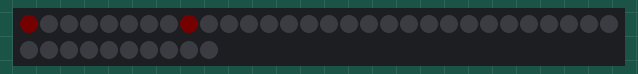
A sketch run on a simulated Arduino Uno, built with avr-gcc and run on an emulated ATmega328P. Shown: 40 RGB LEDs in strip order, left to right, continuing on the next row. Dim RGB values are drawn brighter than linear.

Above: at 0.15 s.
At 0.66 s:
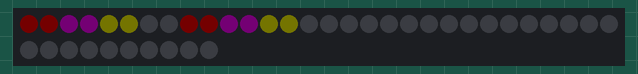
At 1.27 s:
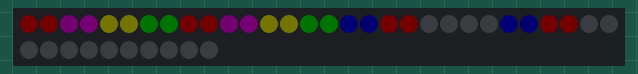
At 1.77 s:
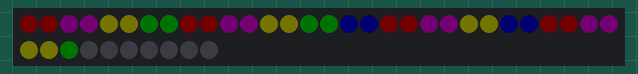
At 2.5 s:
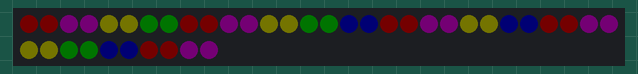

The sketch:

squares.ino
```cpp
int rows;
int cols;
static uint8_t hue = 0;
#include <FastLED.h>

#define NUM_LEDS 40
#define DATA_PIN 6
#define BRIGHTNESS 1

CRGB leds[NUM_LEDS];

void setup() {
  Serial.begin(9600);
  FastLED.addLeds<NEOPIXEL, DATA_PIN>(leds, NUM_LEDS);
  FastLED.setBrightness(BRIGHTNESS);
}

void loop() {
  for (int c = 0; c < 2; c++) {
    leds[c] = CRGB::Red;
    leds[c + 8] = CRGB::Red;
    delay(100);
    FastLED.show();
  }
  for (int c = 2; c < 4; c++) {
    leds[c] = CRGB::Purple;
    leds[c + 8] = CRGB::Purple;
    delay(100);
    FastLED.show();
  }
  for (int c = 4; c < 6; c++) {
    leds[c] = CRGB::Yellow;
    leds[c + 8] = CRGB::Yellow;
    delay(100);
    FastLED.show();
  }
  for (int c = 6; c < 8; c++) {
    leds[c] = CRGB::Green;
    leds[c + 8] = CRGB::Green;
    delay(100);
    FastLED.show();
  }
  for (int c = 16; c < 18; c++) {
    leds[c] = CRGB::Blue;
    leds[c + 8] = CRGB::Blue;
    delay(100);
    FastLED.show();
  }
  for (int c = 18; c < 20; c++) {
    leds[c] = CRGB::Red;
    leds[c + 8] = CRGB::Red;
    delay(100);
    FastLED.show();
  }
  for (int c = 20; c < 22; c++) {
    leds[c] = CRGB::Purple;
    leds[c + 8] = CRGB::Purple;
    delay(100);
    FastLED.show();
  }
  for (int c = 22; c < 24; c++) {
    leds[c] = CRGB::Yellow;
    leds[c + 8] = CRGB::Yellow;
    delay(100);
    FastLED.show();
  }
  for (int c = 32; c < 34; c++) {
    leds[c] = CRGB::Green;
    delay(100);
    FastLED.show();
  }
  for (int c = 34; c < 36; c++) {
    leds[c] = CRGB::Blue;
    delay(100);
    FastLED.show();
  }
  for (int c = 36; c < 38; c++) {
    leds[c] = CRGB::Red;
    delay(100);
    FastLED.show();
  }
  for (int c = 38; c < 40; c++) {
    leds[c] = CRGB::Purple;
    delay(100);
    FastLED.show();
  }
}
```
